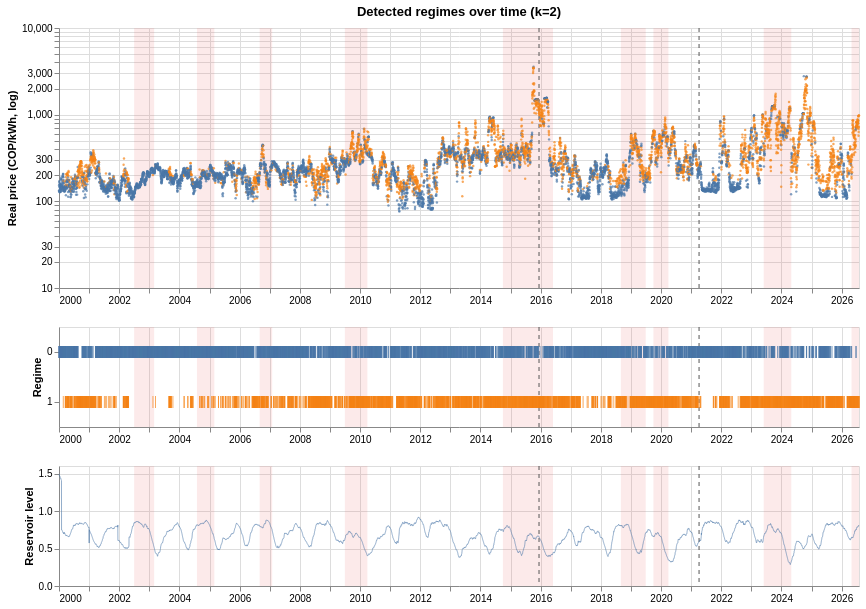

Source (notebook cell):
### Markdown cell above
## 10. Regime timeline

Shaded bands are El Nino months (ONI >= 0.5). Dashed lines mark the start of the validation and test periods.

### Code cell
timeline_plot = regime_timeline(context, split_dates, title=f"Detected regimes over time (k={K})")
timeline_plot

### Figure 1 — Vega specification as saved in the notebook (floating-point values rounded to 4 significant figures; data arrays with more than 128 entries replaced by an {"elided": "..."} marker saying what was removed)
{"$schema": "https://vega.github.io/schema/vega/v5.json", "data": [{"name": "source_8", "values": {"elided": "9709 records"}, "transform": [{"type": "formula", "expr": "toDate(datum['date'])", "as": "date"}]}, {"name": "source_0", "values": [{"end": "2003-02-28T00:00:00.000", "start": "2002-07-01T00:00:00.000"}, {"end": "2005-02-28T00:00:00.000", "start": "2004-08-01T00:00:00.000"}, {"end": "2007-01-31T00:00:00.000", "start": "2006-09-01T00:00:00.000"}, {"end": "2010-03-31T00:00:00.000", "start": "2009-07-01T00:00:00.000"}, {"end": "2016-05-31T00:00:00.000", "start": "2014-10-01T00:00:00.000"}, {"end": "2019-06-30T00:00:00.000", "start": "2018-09-01T00:00:00.000"}, {"end": "2020-03-31T00:00:00.000", "start": "2019-10-01T00:00:00.000"}, {"end": "2024-04-30T00:00:00.000", "start": "2023-06-01T00:00:00.000"}, {"end": "2026-07-31T00:00:00.000", "start": "2026-05-01T00:00:00.000"}], "transform": [{"type": "formula", "expr": "toDate(datum['start'])", "as": "start"}, {"type": "formula", "expr": "toDate(datum['end'])", "as": "end"}]}, {"name": "source_1", "values": [{"date": "2015-12-13T00:00:00.000"}, {"date": "2021-04-07T00:00:00.000"}], "transform": [{"type": "formula", "expr": "toDate(datum['date'])", "as": "date"}]}, {"name": "source_2", "values": {"elided": "9709 records"}, "transform": [{"type": "formula", "expr": "toDate(datum['date'])", "as": "date"}]}, {"name": "source_3", "values": [{"end": "2003-02-28T00:00:00.000", "start": "2002-07-01T00:00:00.000"}, {"end": "2005-02-28T00:00:00.000", "start": "2004-08-01T00:00:00.000"}, {"end": "2007-01-31T00:00:00.000", "start": "2006-09-01T00:00:00.000"}, {"end": "2010-03-31T00:00:00.000", "start": "2009-07-01T00:00:00.000"}, {"end": "2016-05-31T00:00:00.000", "start": "2014-10-01T00:00:00.000"}, {"end": "2019-06-30T00:00:00.000", "start": "2018-09-01T00:00:00.000"}, {"end": "2020-03-31T00:00:00.000", "start": "2019-10-01T00:00:00.000"}, {"end": "2024-04-30T00:00:00.000", "start": "2023-06-01T00:00:00.000"}, {"end": "2026-07-31T00:00:00.000", "start": "2026-05-01T00:00:00.000"}], "transform": [{"type": "formula", "expr": "toDate(datum['start'])", "as": "start"}, {"type": "formula", "expr": "toDate(datum['end'])", "as": "end"}]}, {"name": "source_4", "values": [{"date": "2015-12-13T00:00:00.000"}, {"date": "2021-04-07T00:00:00.000"}], "transform": [{"type": "formula", "expr": "toDate(datum['date'])", "as": "date"}]}, {"name": "source_5", "values": {"elided": "9709 records"}, "transform": [{"type": "formula", "expr": "toDate(datum['date'])", "as": "date"}]}, {"name": "source_6", "values": [{"end": "2003-02-28T00:00:00.000", "start": "2002-07-01T00:00:00.000"}, {"end": "2005-02-28T00:00:00.000", "start": "2004-08-01T00:00:00.000"}, {"end": "2007-01-31T00:00:00.000", "start": "2006-09-01T00:00:00.000"}, {"end": "2010-03-31T00:00:00.000", "start": "2009-07-01T00:00:00.000"}, {"end": "2016-05-31T00:00:00.000", "start": "2014-10-01T00:00:00.000"}, {"end": "2019-06-30T00:00:00.000", "start": "2018-09-01T00:00:00.000"}, {"end": "2020-03-31T00:00:00.000", "start": "2019-10-01T00:00:00.000"}, {"end": "2024-04-30T00:00:00.000", "start": "2023-06-01T00:00:00.000"}, {"end": "2026-07-31T00:00:00.000", "start": "2026-05-01T00:00:00.000"}], "transform": [{"type": "formula", "expr": "toDate(datum['start'])", "as": "start"}, {"type": "formula", "expr": "toDate(datum['end'])", "as": "end"}]}, {"name": "source_7", "values": [{"date": "2015-12-13T00:00:00.000"}, {"date": "2021-04-07T00:00:00.000"}], "transform": [{"type": "formula", "expr": "toDate(datum['date'])", "as": "date"}]}, {"name": "source_2_color_domain_regime_0", "values": [{"regime": "0"}, {"regime": "1"}]}, {"name": "source_5_color_domain_regime_1", "values": [{"regime": "0"}, {"regime": "1"}]}, {"name": "source_5_concat_1_y_domain_regime", "values": [{"regime": "0"}, {"regime": "1"}]}, {"name": "source_8_concat_2_y_domain_volumen_util_pct", "values": [{"min": 0.2856, "max": 1.491}]}], "signals": [{"name": "concat_0_height", "value": 260}, {"name": "concat_1_height", "value": 100}, {"name": "concat_2_height", "value": 120}], "marks": [{"type": "group", "name": "concat_0_group", "encode": {"update": {"width": {"signal": "width"}, "height": {"signal": "concat_0_height"}}}, "marks": [{"type": "rect", "name": "concat_0_layer_0_marks", "from": {"data": "source_0"}, "encode": {"update": {"fill": {"value": "#e45756"}, "y": {"value": 0}, "y2": {"field": {"signal": null, "datum": null, "group": "height", "parent": null}}, "opacity": {"value": 0.12}, "x": {"field": "start", "scale": "concat_0_x"}, "x2": {"field": "end", "scale": "concat_0_x"}}}, "style": ["rect"]}, {"type": "rule", "name": "concat_0_layer_1_marks", "from": {"data": "source_1"}, "encode": {"update": {"y2": {"field": {"signal": null, "datum": null, "group": "height", "parent": null}}, "x": {"field": "date", "scale": "concat_0_x"}, "stroke": {"value": "#555555"}, "y": {"value": 0}, "strokeDash": {"value": [4, 4]}}}, "style": ["rule"]}, {"type": "symbol", "name": "concat_0_layer_2_marks", "from": {"data": "source_2"}, "encode": {"update": {"y": {"field": "precio_real_cop_kwh", "scale": "concat_0_y"}, "fill": {"field": "regime", "scale": "color"}, "opacity": {"value": 0.7}, "size": {"value": 6}, "shape": {"value": "circle"}, "x": {"field": "date", "scale": "concat_0_x"}}}, "style": ["circle"]}], "axes": [{"scale": "concat_0_x", "zindex": 0, "orient": "bottom", "labels": false, "gridScale": "concat_0_y", "aria": false, "grid": true, "tickCount": {"signal": "ceil(width/40)"}, "maxExtent": 0, "domain": false, "minExtent": 0, "ticks": false}, {"scale": "concat_0_y", "gridScale": "concat_0_x", "grid": true, "orient": "left", "domain": false, "labels": false, "aria": false, "maxExtent": 0, "minExtent": 0, "ticks": false, "zindex": 0}, {"scale": "concat_0_x", "grid": false, "labelOverlap": true, "labelFlush": true, "zindex": 0, "tickCount": {"signal": "ceil(width/40)"}, "orient": "bottom"}, {"scale": "concat_0_y", "title": "Real price (COP/kWh, log)", "orient": "left", "grid": false, "zindex": 0, "labelOverlap": "greedy"}], "title": {"text": "Detected regimes over time (k=2)", "frame": "group"}, "style": "cell"}, {"type": "group", "name": "concat_1_group", "encode": {"update": {"height": {"signal": "concat_1_height"}, "width": {"signal": "width"}}}, "marks": [{"type": "rect", "name": "concat_1_layer_0_marks", "from": {"data": "source_3"}, "encode": {"update": {"y": {"value": 0}, "x": {"field": "start", "scale": "concat_1_x"}, "opacity": {"value": 0.12}, "y2": {"field": {"signal": null, "datum": null, "group": "height", "parent": null}}, "fill": {"value": "#e45756"}, "x2": {"field": "end", "scale": "concat_1_x"}}}, "style": ["rect"]}, {"type": "rule", "name": "concat_1_layer_1_marks", "from": {"data": "source_4"}, "encode": {"update": {"y2": {"field": {"signal": null, "datum": null, "group": "height", "parent": null}}, "stroke": {"value": "#555555"}, "x": {"field": "date", "scale": "concat_1_x"}, "strokeDash": {"value": [4, 4]}, "y": {"value": 0}}}, "style": ["rule"]}, {"type": "rect", "name": "concat_1_layer_2_marks", "from": {"data": "source_5"}, "encode": {"update": {"yc": {"field": "regime", "scale": "concat_1_y", "band": 0.5}, "opacity": {"value": 0.7}, "height": {"value": 12}, "fill": {"field": "regime", "scale": "color"}, "width": {"value": 1}, "xc": {"field": "date", "scale": "concat_1_x"}}}, "style": ["tick"]}], "axes": [{"scale": "concat_1_x", "minExtent": 0, "grid": true, "gridScale": "concat_1_y", "tickCount": {"signal": "ceil(width/40)"}, "domain": false, "labels": false, "aria": false, "maxExtent": 0, "ticks": false, "orient": "bottom", "zindex": 0}, {"scale": "concat_1_x", "labelFlush": true, "orient": "bottom", "grid": false, "labelOverlap": true, "tickCount": {"signal": "ceil(width/40)"}, "zindex": 0}, {"scale": "concat_1_y", "title": "Regime", "orient": "left", "grid": false, "zindex": 0}], "style": "cell"}, {"type": "group", "name": "concat_2_group", "encode": {"update": {"height": {"signal": "concat_2_height"}, "width": {"signal": "width"}}}, "marks": [{"type": "rect", "name": "concat_2_layer_0_marks", "from": {"data": "source_6"}, "encode": {"update": {"opacity": {"value": 0.12}, "fill": {"value": "#e45756"}, "x2": {"field": "end", "scale": "concat_2_x"}, "y": {"value": 0}, "y2": {"field": {"signal": null, "datum": null, "group": "height", "parent": null}}, "x": {"field": "start", "scale": "concat_2_x"}}}, "style": ["rect"]}, {"type": "rule", "name": "concat_2_layer_1_marks", "from": {"data": "source_7"}, "encode": {"update": {"y2": {"field": {"signal": null, "datum": null, "group": "height", "parent": null}}, "stroke": {"value": "#555555"}, "strokeDash": {"value": [4, 4]}, "x": {"field": "date", "scale": "concat_2_x"}, "y": {"value": 0}}}, "style": ["rule"]}, {"type": "line", "name": "concat_2_layer_2_marks", "from": {"data": "source_8"}, "sort": {"field": "x"}, "encode": {"update": {"defined": {"signal": "isValid(datum[\"date\"]) && isFinite(+datum[\"date\"]) && isValid(datum[\"volumen_util_pct\"]) && isFinite(+datum[\"volumen_util_pct\"])"}, "x": {"field": "date", "scale": "concat_2_x"}, "strokeWidth": {"value": 0.6}, "stroke": {"value": "#4c78a8"}, "y": {"field": "volumen_util_pct", "scale": "concat_2_y"}}}, "style": ["line"]}], "axes": [{"scale": "concat_2_x", "ticks": false, "maxExtent": 0, "aria": false, "orient": "bottom", "tickCount": {"signal": "ceil(width/40)"}, "gridScale": "concat_2_y", "labels": false, "grid": true, "domain": false, "minExtent": 0, "zindex": 0}, {"scale": "concat_2_y", "labels": false, "maxExtent": 0, "ticks": false, "domain": false, "zindex": 0, "tickCount": {"signal": "ceil(concat_2_height/40)"}, "orient": "left", "aria": false, "minExtent": 0, "grid": true, "gridScale": "concat_2_x"}, {"scale": "concat_2_x", "orient": "bottom", "grid": false, "zindex": 0, "tickCount": {"signal": "ceil(width/40)"}, "labelOverlap": true, "labelFlush": true}, {"scale": "concat_2_y", "labelOverlap": true, "grid": false, "orient": "left", "title": "Reservoir level", "tickCount": {"signal": "ceil(concat_2_height/40)"}, "zindex": 0}], "style": "cell"}], "scales": [{"name": "color", "type": "ordinal", "domain": {"fields": [{"data": "source_2_color_domain_regime_0", "field": "regime"}, {"data": "source_5_color_domain_regime_1", "field": "regime"}], "sort": true}, "range": "category"}, {"name": "concat_0_x", "type": "time", "domain": {"fields": [{"data": "source_0", "field": "start"}, {"data": "source_0", "field": "end"}, {"data": "source_1", "field": "date"}, {"data": "source_2", "field": "date"}]}, "range": [0, {"signal": "width"}]}, {"name": "concat_0_y", "type": "log", "domain": {"data": "source_2", "field": "precio_real_cop_kwh"}, "range": [{"signal": "concat_0_height"}, 0], "nice": true}, {"name": "concat_1_x", "type": "time", "domain": {"fields": [{"data": "source_3", "field": "start"}, {"data": "source_3", "field": "end"}, {"data": "source_4", "field": "date"}, {"data": "source_5", "field": "date"}]}, "range": [0, {"signal": "width"}]}, {"name": "concat_1_y", "type": "band", "domain": {"data": "source_5_concat_1_y_domain_regime", "field": "regime", "sort": true}, "range": [0, {"signal": "concat_1_height"}], "paddingInner": 0.25, "paddingOuter": 0.125}, {"name": "concat_2_x", "type": "time", "domain": {"fields": [{"data": "source_6", "field": "start"}, {"data": "source_6", "field": "end"}, {"data": "source_7", "field": "date"}, {"data": "source_8", "field": "date"}]}, "range": [0, {"signal": "width"}]}, {"name": "concat_2_y", "type": "linear", "domain": [{"signal": "(data(\"source_8_concat_2_y_domain_volumen_util_pct\")[0] || {}).min"}, {"signal": "(data(\"source_8_concat_2_y_domain_volumen_util_pct\")[0] || {}).max"}], "range": [{"signal": "concat_2_height"}, 0], "nice": true, "zero": true}], "background": "white", "width": 800, "padding": 5, "layout": {"padding": 20, "columns": 1, "bounds": "full", "align": "each"}}
